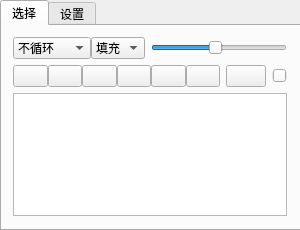
<?xml version="1.0" encoding="UTF-8"?>
<ui version="4.0">
 <class>MainWindow</class>
 <widget class="QMainWindow" name="MainWindow">
  <property name="geometry">
   <rect>
    <x>0</x>
    <y>0</y>
    <width>300</width>
    <height>230</height>
   </rect>
  </property>
  <property name="minimumSize">
   <size>
    <width>300</width>
    <height>230</height>
   </size>
  </property>
  <property name="maximumSize">
   <size>
    <width>300</width>
    <height>230</height>
   </size>
  </property>
  <property name="windowTitle">
   <string>视频壁纸</string>
  </property>
  <widget class="QWidget" name="centralWidget">
   <widget class="QTabWidget" name="tabWidget">
    <property name="geometry">
     <rect>
      <x>0</x>
      <y>0</y>
      <width>306</width>
      <height>231</height>
     </rect>
    </property>
    <property name="currentIndex">
     <number>0</number>
    </property>
    <widget class="QWidget" name="tab1">
     <attribute name="title">
      <string>选择</string>
     </attribute>
     <widget class="QWidget" name="layoutWidget">
      <property name="geometry">
       <rect>
        <x>0</x>
        <y>0</y>
        <width>296</width>
        <height>201</height>
       </rect>
      </property>
      <layout class="QVBoxLayout" name="verticalLayout">
       <item>
        <layout class="QHBoxLayout" name="horizontalLayout_5">
         <item>
          <layout class="QHBoxLayout" name="horizontalLayout_2">
           <property name="spacing">
            <number>0</number>
           </property>
           <item>
            <widget class="QComboBox" name="CB_mode">
             <item>
              <property name="text">
               <string>不循环</string>
              </property>
             </item>
             <item>
              <property name="text">
               <string>单个循环</string>
              </property>
             </item>
             <item>
              <property name="text">
               <string>顺序播放</string>
              </property>
             </item>
             <item>
              <property name="text">
               <string>顺序循环</string>
              </property>
             </item>
             <item>
              <property name="text">
               <string>随机播放</string>
              </property>
             </item>
            </widget>
           </item>
           <item>
            <widget class="QComboBox" name="CB_fit">
             <item>
              <property name="text">
               <string>填充</string>
              </property>
             </item>
             <item>
              <property name="text">
               <string>适应</string>
              </property>
             </item>
             <item>
              <property name="text">
               <string>拉伸</string>
              </property>
             </item>
            </widget>
           </item>
          </layout>
         </item>
         <item>
          <widget class="QSlider" name="HS_rate">
           <property name="minimum">
            <number>1</number>
           </property>
           <property name="maximum">
            <number>20</number>
           </property>
           <property name="singleStep">
            <number>1</number>
           </property>
           <property name="pageStep">
            <number>1</number>
           </property>
           <property name="value">
            <number>10</number>
           </property>
           <property name="orientation">
            <enum>Qt::Horizontal</enum>
           </property>
          </widget>
         </item>
        </layout>
       </item>
       <item>
        <layout class="QHBoxLayout" name="horizontalLayout_7">
         <item>
          <layout class="QHBoxLayout" name="horizontalLayout_6">
           <property name="spacing">
            <number>0</number>
           </property>
           <item>
            <widget class="QPushButton" name="PB_add">
             <property name="text">
              <string/>
             </property>
             <property name="icon">
              <iconset resource="res.qrc">
               <normaloff>:/icons/add</normaloff>:/icons/add</iconset>
             </property>
             <property name="iconSize">
              <size>
               <width>16</width>
               <height>16</height>
              </size>
             </property>
            </widget>
           </item>
           <item>
            <widget class="QPushButton" name="PB_remove">
             <property name="text">
              <string/>
             </property>
             <property name="icon">
              <iconset resource="res.qrc">
               <normaloff>:/icons/remove</normaloff>:/icons/remove</iconset>
             </property>
            </widget>
           </item>
           <item>
            <widget class="QPushButton" name="PB_play">
             <property name="text">
              <string/>
             </property>
             <property name="icon">
              <iconset resource="res.qrc">
               <normaloff>:/icons/play</normaloff>:/icons/play</iconset>
             </property>
            </widget>
           </item>
           <item>
            <widget class="QPushButton" name="PB_up">
             <property name="text">
              <string/>
             </property>
             <property name="icon">
              <iconset resource="res.qrc">
               <normaloff>:/icons/up</normaloff>:/icons/up</iconset>
             </property>
            </widget>
           </item>
           <item>
            <widget class="QPushButton" name="PB_stop">
             <property name="text">
              <string/>
             </property>
             <property name="icon">
              <iconset resource="res.qrc">
               <normaloff>:/icons/stop</normaloff>:/icons/stop</iconset>
             </property>
            </widget>
           </item>
           <item>
            <widget class="QPushButton" name="PB_next">
             <property name="text">
              <string/>
             </property>
             <property name="icon">
              <iconset resource="res.qrc">
               <normaloff>:/icons/next</normaloff>:/icons/next</iconset>
             </property>
            </widget>
           </item>
          </layout>
         </item>
         <item>
          <layout class="QHBoxLayout" name="horizontalLayout">
           <item>
            <widget class="QPushButton" name="PB_mute">
             <property name="text">
              <string/>
             </property>
             <property name="icon">
              <iconset resource="res.qrc">
               <normaloff>:/icons/mute</normaloff>:/icons/mute</iconset>
             </property>
            </widget>
           </item>
           <item>
            <widget class="QSlider" name="HS_volume">
             <property name="maximum">
              <number>10</number>
             </property>
             <property name="singleStep">
              <number>1</number>
             </property>
             <property name="pageStep">
              <number>1</number>
             </property>
             <property name="orientation">
              <enum>Qt::Horizontal</enum>
             </property>
            </widget>
           </item>
          </layout>
         </item>
        </layout>
       </item>
       <item>
        <widget class="QListWidget" name="LW_list"/>
       </item>
      </layout>
     </widget>
    </widget>
    <widget class="QWidget" name="tab2">
     <attribute name="title">
      <string>设置</string>
     </attribute>
    </widget>
   </widget>
  </widget>
 </widget>
 <layoutdefault spacing="6" margin="11"/>
 <resources>
  <include location="res.qrc"/>
 </resources>
 <connections/>
 <designerdata>
  <property name="gridDeltaX">
   <number>5</number>
  </property>
  <property name="gridDeltaY">
   <number>5</number>
  </property>
  <property name="gridSnapX">
   <bool>true</bool>
  </property>
  <property name="gridSnapY">
   <bool>true</bool>
  </property>
  <property name="gridVisible">
   <bool>true</bool>
  </property>
 </designerdata>
</ui>
